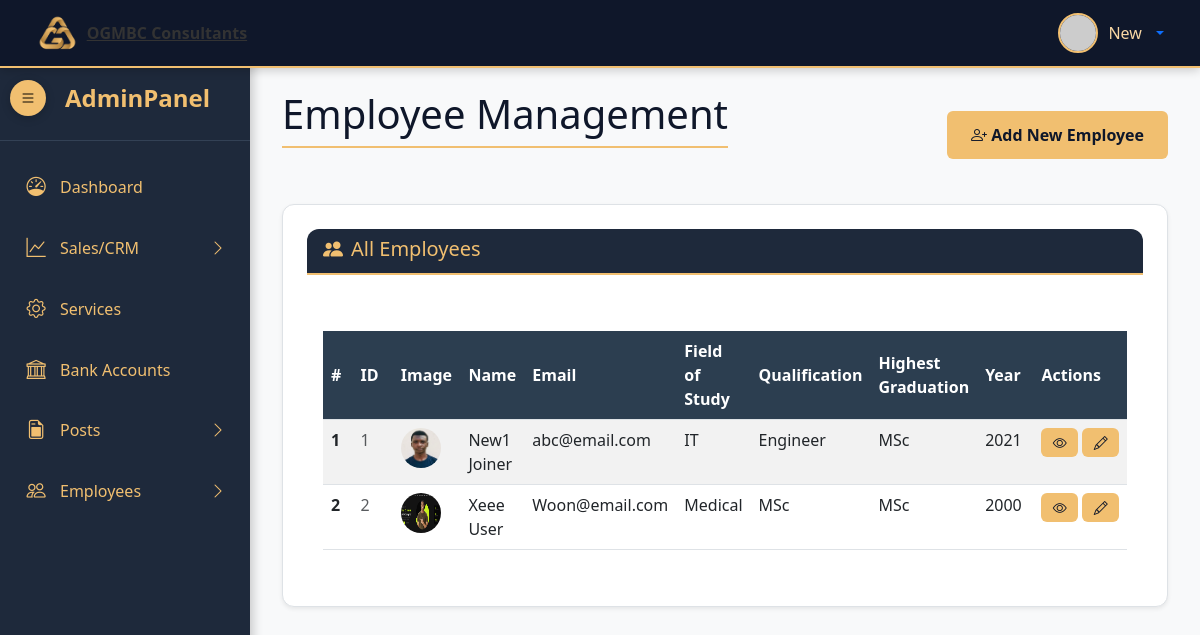
The app's page /admin/employees.php (signed in) with its own data.
### tables this page shows
CREATE TABLE `employees` (
  `employee_id` int(11) NOT NULL,
  `user_id` int(11) NOT NULL,
  `user_email` varchar(100) NOT NULL,
  `password` varchar(255) NOT NULL,
  `first_name` varchar(50) NOT NULL,
  `last_name` varchar(50) NOT NULL,
  `user_image` varchar(50) NOT NULL,
  `field_of_study` varchar(100) DEFAULT NULL,
  `qualification` varchar(100) DEFAULT NULL,
  `highest_graduation` varchar(100) DEFAULT NULL,
  `year_of_graduation` year(4) DEFAULT NULL,
  `created_at` datetime DEFAULT current_timestamp()
);

### admin/includes/view_all_employees.php (the view, shortened to what this page needs)
<?php
$sql = "SELECT * FROM employees ORDER BY first_name, last_name";
$result = $connection->query($sql);
?>
<div class="main-content" id="mainContent">
    <div class="container-fluid">
        <div class="d-flex justify-content-between align-items-center mb-4">
            <h1 class="page-title">Employee Management</h1>
            <a href="employees.php?source=add_employee" class="btn btn-primary">
                <i class="bi bi-person-plus"></i> Add New Employee
            </a>
        </div>
        <div class="card shadow-sm">
            <div class="card-header">
                <h5 class="mb-0"><i class="bi bi-people-fill me-2"></i>All Employees</h5>
            </div>
            <div class="card-body">
                <div class="table-responsive">
                    <table class="table table-hover table-striped" id="employeesTable">
                        <thead>
                            <tr class="table-dark">
                                <th width="50">#</th>
                                <th width="80">ID</th>
                                <th width="70">Image</th>
                                <th>Name</th>
                                <th>Email</th>
                                <th>Field of Study</th>
                                <th>Qualification</th>
                                <th>Highest Graduation</th>
                                <th width="80">Year</th>
                                <th width="180">Actions</th>
                            </tr>
                        </thead>
                        <tbody>
                            <?php if ($result->num_rows > 0): ?>
                                <?php
                                $serial = 1;
                                while ($employee = $result->fetch_assoc()):
                                ?>
                                    <tr>
                                        <td class="fw-bold"><?php echo $serial++; ?></td>
                                        <td class="text-muted"><?php echo $employee['employee_id']; ?></td>
                                        <td>
                                            <?php
                                            $image_url = "";
                                            if (!empty($employee['user_image']) && file_exists("../uploads/profiles/" . $employee['user_image'])) {
                                                $image_url = "../uploads/profiles/" . $employee['user_image'];
                                            } else {
                                                $name = urlencode(($employee['first_name'] ?? '') . '+' . ($employee['last_name'] ?? ''));
                                                $image_url = "https://ui-avatars.com/api/?name=$name&background=f1bf70&color=0f172a&size=40";
                                            }
                                            ?>
                                            <img src="<?php echo $image_url; ?>"
                                                 alt="<?php echo htmlspecialchars($employee['first_name'] . ' ' . $employee['last_name']); ?>"
                                                 class="rounded-circle" width="40" height="40"
                                                 onerror="this.src='https://ui-avatars.com/api/?name=Employee&background=f1bf70&color=0f172a&size=40'">
                                        </td>
                                        <td>
                                            <?php echo htmlspecialchars($employee['first_name'] . ' ' . $employee['last_name']); ?>
                                        </td>
                                        <td><?php echo htmlspecialchars($employee['user_email']); ?></td>
                                        <td><?php echo !empty($employee['field_of_study']) ? htmlspecialchars($employee['field_of_study']) : '<span class="text-muted">N/A</span>'; ?></td>
                                        <td><?php echo !empty($employee['qualification']) ? htmlspecialchars($employee['qualification']) : '<span class="text-muted">N/A</span>'; ?></td>
                                        <td><?php echo !empty($employee['highest_graduation']) ? htmlspecialchars($employee['highest_graduation']) : '<span class="text-muted">N/A</span>'; ?></td>
                                        <td><?php echo !empty($employee['year_of_graduation']) ? htmlspecialchars($employee['year_of_graduation']) : '<span class="text-muted">N/A</span>'; ?></td>
                                        <td>
                                            <div class="d-flex gap-1">
                                                <button type="button" class="btn btn-sm btn-info flex-fill"
                                                        onclick="viewEmployee(<?php echo $employee['employee_id']; ?>)"
                                                        title="View Details">
                                                    <i class="bi bi-eye"></i>
                                                </button>
                                                <a href='employees.php?source=edit_employee&id=<?php echo $employee['employee_id']; ?>'
                                                   class="btn btn-sm btn-warning flex-fill" title="Edit Employee">
                                                    <i class="bi bi-pencil"></i>
                                                </a>
                                            </div>
                                        </td>
                                    </tr>
                                <?php endwhile; ?>
                            <?php endif; ?>
                        </tbody>
                    </table>
                </div>
            </div>
        </div>
    </div>
</div>

### admin/resources/style.css (style rules this page uses)
:root { --dark-blue: #0f172a; --medium-blue: #1e293b; --light-blue: #334155; --gold: #f1bf70; --light-gold: #f8d7a4; --text: #333333; --muted: #666666; --light-bg: #f8f9fa; --border: #dee2e6; }
body { background-color: #f8f9fa; color: #333; font-family: 'Segoe UI', Tahoma, Geneva, Verdana, sans-serif; overflow-x: hidden; margin: 0; padding: 0; }
.main-content { margin-left: 250px; padding: 20px; transition: all 0.3s ease; padding-top: 90px; min-height: 100vh; }
.card { border: none; border-radius: 12px; box-shadow: 0 4px 15px rgba(0, 0, 0, 0.08); transition: transform 0.2s; background: white; border: 1px solid var(--border); padding: 1.5rem; }
.card-header { background-color: var(--medium-blue); color: var(--gold); border-bottom: 2px solid var(--gold); font-weight: 600; font-size: 1.25rem; margin-bottom: 1.5rem; padding-bottom: 0.75rem; }
.page-title { color: var(--dark-blue); margin-bottom: 2rem; padding-bottom: 0.5rem; border-bottom: 2px solid var(--gold); }
.btn { padding: 0.75rem 1.5rem; background: var(--gold); color: var(--dark-blue); border: none; border-radius: 6px; font-size: 1rem; font-weight: 600; cursor: pointer; transition: all 0.3s; }
table { width: 100%; border-collapse: collapse; margin-top: 1rem; }
th, td { padding: 0.75rem 1rem; text-align: left; border-bottom: 1px solid var(--border); }
th { background-color: var(--light-bg); color: var(--dark-blue); font-weight: 600; }
.card-header { border-radius: 12px 12px 0 0 !important; }

### admin/includes/view_all_employees.php (style rules this page uses)
.table th { font-weight: 600; background-color: #2c3e50 !important; color: white; vertical-align: middle; }
.table-dark { --bs-table-bg: #2c3e50; --bs-table-color: white; }
.btn-sm { padding: 0.25rem 0.5rem; font-size: 0.875rem; }
.d-flex.gap-1 { gap: 0.25rem !important; }
.flex-fill { flex: 1 1 auto; }

### records on screen
employees: employee_id "1", user_image (picture), first_name+last_name "New1 Joiner", user_email "abc@email.com", field_of_study "IT", qualification "Engineer", highest_graduation "MSc", year_of_graduation "2021"
employees: employee_id "2", user_image (picture), first_name+last_name "Xeee User", user_email "Woon@email.com", field_of_study "Medical", qualification "MSc", highest_graduation "MSc", year_of_graduation "2000"

### other values on screen
$_SESSION['username'] "New"
